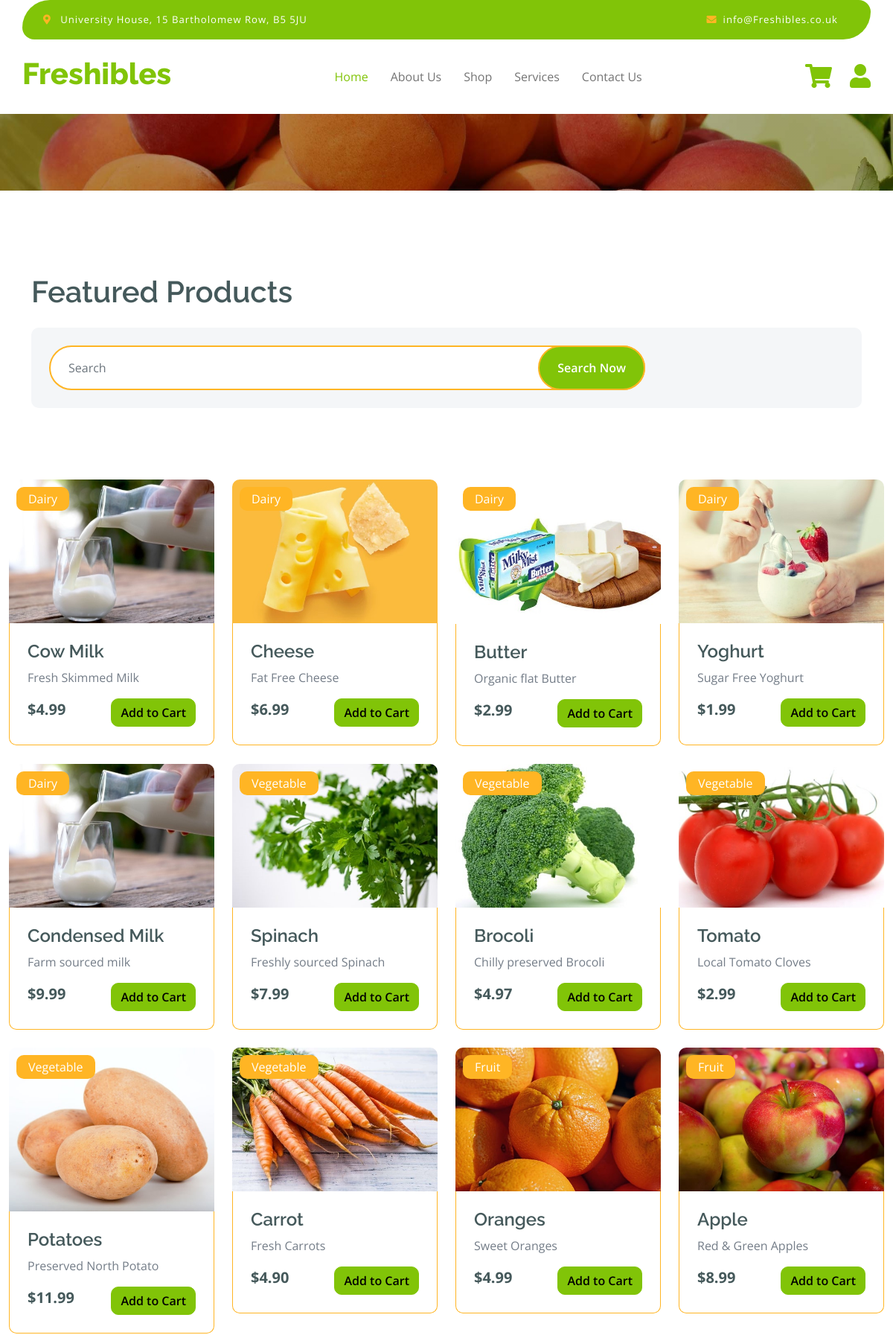
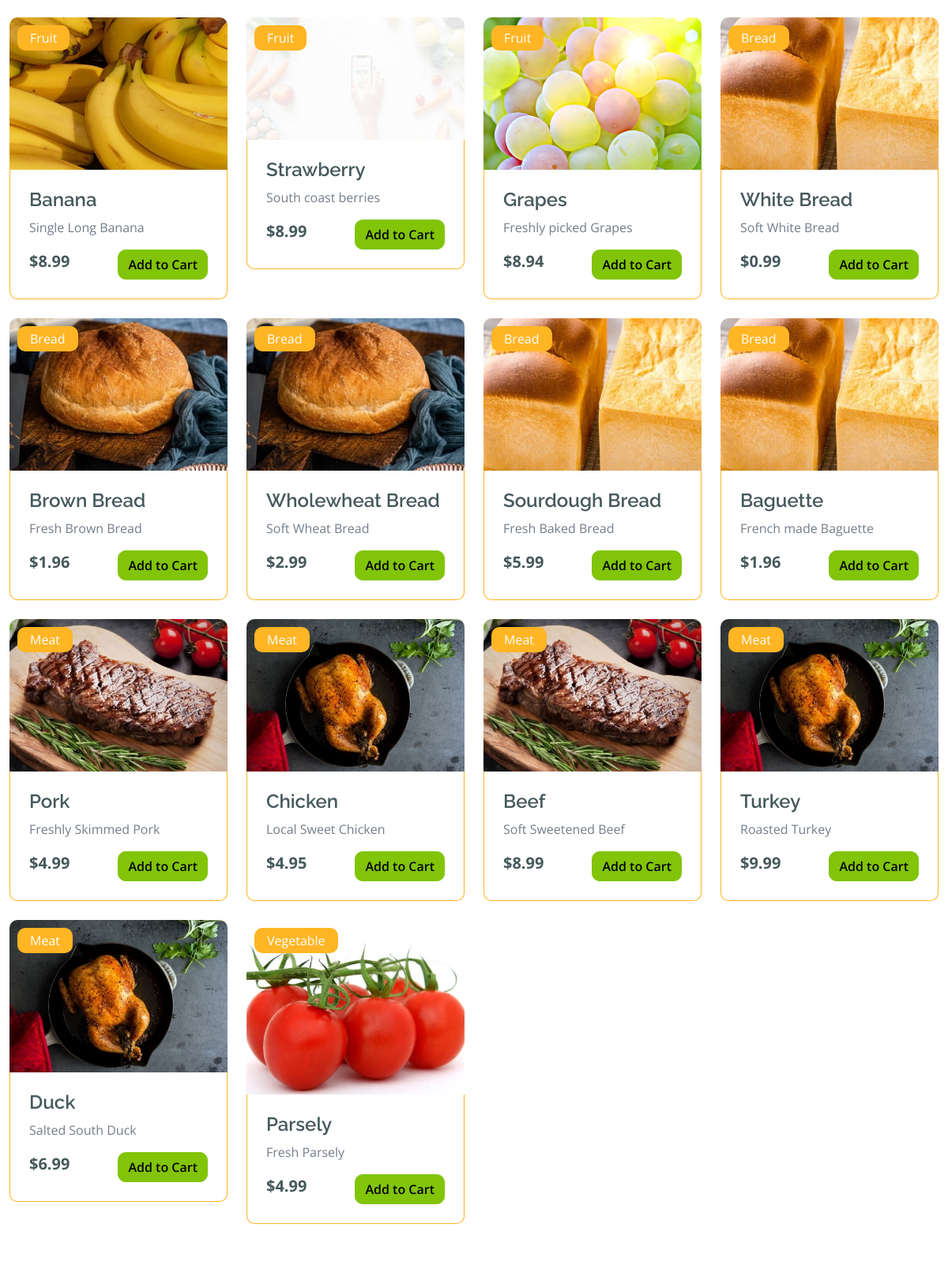
The app's page /shop/ (upper part) with its own data (2 pictures, top to bottom).
### freshibles_app/models.py (models this page shows, shortened)
class Product(models.Model):
    CATEGORY_CHOICES = [
        ('Dairy', 'Dairy'),
        ('Vegetable', 'Vegetable'),
        ('Fruit', 'Fruit'),
        ('Bread', 'Bread'),
        ('Meat', 'Meat'),
    ]
    product_name = models.CharField(max_length=255)
    product_description = models.TextField()
    product_price = models.DecimalField(max_digits=10, decimal_places=2)
    product_image = models.ImageField(upload_to='products/')
    category = models.CharField(max_length=50, choices=CATEGORY_CHOICES)

### freshibles_app/views.py (the view)
# urls.py: path('shop/', views.shop, name='shop'),
def shop(request):
    products = Product.objects.all()
    print
    context = {
        'products': products,
    }
    print("Hello Product")
    return render(request, 'shop.html', context)

### freshibles_app/templates/shop.html (shortened to what this page needs)
{% extends 'base_template.html' %}
{% load static %}
{% block content %}
<div class="container-fluid fruit py-5">
    <div class="container py-5">
        <h1 class="mb-4">Featured Products</h1>
        <div class="row g-4 mb-5">
            <div class="col-lg-12">
                <div class="search-bar bg-light p-4 rounded">
                    <form action="{% url 'search_results' %}" method="get" class="position-relative mx-auto">
                        <input class="form-control border-2 border-secondary w-75 py-3 px-4 rounded-pill" type="text" name="query" placeholder="Search" required>
                        <button type="submit" class="btn btn-primary border-2 border-secondary py-3 px-4 position-absolute rounded-pill text-white h-100" style="top: 0; right: 25%;">
                            Search Now
                        </button>
                    </form>
                    </div>
                </div>
            </div>
        </div>
        <div class="row g-4">
            {% for product in products %}
            <div class="col-md-6 col-lg-4 col-xl-3">
                <div class="rounded position-relative fruit-item">
                    <div class="fruit-img">
                        <img src="{{ product.product_image.url }}" class="img-fluid w-100 rounded-top" alt="{{ product.product_name }}">
                    </div>
                    <div class="text-white bg-secondary px-3 py-1 rounded position-absolute" style="top: 10px; left: 10px;">
                        {{ product.category }}
                    </div>
                    <div class="p-4 border border-secondary border-top-0 rounded-bottom">
                        <h4>{{ product.product_name }}</h4>
                        <p>{{ product.product_description }}</p>
                        <div class="d-flex justify-content-between flex-lg-wrap">
                            <p class="text-dark fs-5 fw-bold mb-0">${{ product.product_price }}</p>
                            <a href="{% url 'add_to_cart' product.id %}" class="btn btn-primary">Add to Cart</a>
                        </div>
                    </div>
                </div>
            </div>
            {% empty %}
            <div class="col-12">
                <p>No products found.</p>
            </div>
            {% endfor %}
        </div>
    </div>
{% endblock %}

### freshibles_app/templates/base_template.html (shortened to what this page needs)
{% load static %}
{% load cart_extras%}
<!DOCTYPE html>
<html lang="en">
<head>
    <div class="container-fluid page-header py-5">
    </div>
    <link rel="stylesheet" href="https://use.fontawesome.com/releases/v5.15.4/css/all.css">
    <link href="https://cdn.jsdelivr.net/npm/bootstrap-icons@1.4.1/font/bootstrap-icons.css" rel="stylesheet">
    <link href="{% static 'lib/lightbox/css/lightbox.min.css' %}" rel="stylesheet">
    <link href="{% static 'lib/owlcarousel/assets/owl.carousel.min.css' %}" rel="stylesheet">
    <link href="{% static 'css/bootstrap.min.css' %}" rel="stylesheet">
    <link href="{% static 'css/style.css' %}" rel="stylesheet">
</head>
<body>
    <div class="container-fluid fixed-top">
        <div class="container topbar bg-primary d-none d-lg-block">
            <div class="d-flex justify-content-between">
                <div class="top-info ps-2">
                    <small class="me-3"><i class="fas fa-map-marker-alt me-2 text-secondary"></i> <a href="#" class="text-white">University House, 15 Bartholomew Row, B5 5JU</a></small>
                </div>
                <div class="top-link pe-2">
                    <small class="me-3"><i class="fas fa-envelope me-2 text-secondary"></i><a href="#" class="text-white">info@Freshibles.co.uk</a></small>
                </div>
            </div>
        </div>
        <div class="container px-0">
            <nav class="navbar navbar-light bg-white navbar-expand-xl">
                <a href="{% url 'home' %}" class="navbar-brand">
                    <h1 class="text-primary display-6">Freshibles</h1>
                </a>
                <div class="collapse navbar-collapse bg-white" id="navbarCollapse">
                    <div class="navbar-nav mx-auto">
                        <a href="{% url 'home' %}" class="nav-item nav-link active">Home</a>
                        <a href="{% url 'about' %}" class="nav-item nav-link">About Us</a>
                        <a href="{% url 'shop' %}" class="nav-item nav-link">Shop</a>
                        <a href="{% url 'services' %}" class="nav-item nav-link">Services</a>
                        <a href="{% url 'contact' %}" class="nav-item nav-link">Contact Us</a>
                    </div>
                    <div class="d-flex m-3 me-0">
                        <a href="{% url 'cart' %}" class="position-relative me-4 my-auto">
                            <i class="fa fa-shopping-cart fa-2x"></i>
                        </a>
                        <a href="{% url 'register' %}" class="my-auto">
                            <i class="fas fa-user fa-2x"></i>
                        </a>
                    </div>
                </div>
            </nav>
        </div>
    </div>
    {% block content %}{% endblock content %}
</body>
</html>

### static/css/style.css (style rules this page uses)
.btn { font-weight: 600; transition: .5s; }
.btn.border-secondary { transition: 0.5s; }
.fixed-top { transition: 0.5s; background: var(--bs-white); border: 0; }
.topbar { padding: 20px; border-radius: 230px 100px; }
.topbar .top-info { font-size: 15px; line-height: 0; letter-spacing: 1px; display: flex; align-items: center; }
.topbar .top-link { font-size: 15px; line-height: 0; letter-spacing: 1px; display: flex; align-items: center; }
.topbar .top-link a { letter-spacing: 1px; }
.navbar .navbar-nav .nav-link { padding: 10px 15px; font-size: 16px; transition: .5s; }
.navbar { height: 100px; border-bottom: 1px solid rgba(255, 255, 255, .1); }
.navbar .navbar-nav .nav-link:hover, .navbar .navbar-nav .nav-link.active, .fixed-top.bg-white .navbar .navbar-nav .nav-link:hover, .fixed-top.bg-white .navbar .navbar-nav .nav-link.active { color: var(--bs-primary); }
.page-header { position: relative; background: linear-gradient(rgba(0, 0, 0, 0.3), rgba(0, 0, 0, 0.3)), url(../img/cart-page-header-img.jpg); background-position: center center; background-repeat: no-repeat; background-size: cover; }
@media (min-width: 992px) { .hero-header, .page-header { margin-top: 152px !important; } }

### records on screen
Product: product_image (picture), category "Dairy", product_name "Cow Milk", product_description "Fresh Skimmed Milk", product_price "4.99"
Product: product_image (picture), category "Dairy", product_name "Cheese", product_description "Fat Free Cheese", product_price "6.99"
Product: product_image (picture), category "Dairy", product_name "Butter", product_description "Organic flat Butter", product_price "2.99"
Product: product_image (picture), category "Dairy", product_name "Yoghurt", product_description "Sugar Free Yoghurt", product_price "1.99"
Product: product_image (picture), category "Dairy", product_name "Condensed Milk", product_description "Farm sourced milk", product_price "9.99"
Product: product_image (picture), category "Vegetable", product_name "Spinach", product_description "Freshly sourced Spinach", product_price "7.99"
Product: product_image (picture), category "Vegetable", product_name "Brocoli", product_description "Chilly preserved Brocoli", product_price "4.97"
Product: product_image (picture), category "Vegetable", product_name "Tomato", product_description "Local Tomato Cloves", product_price "2.99"
Product: product_image (picture), category "Vegetable", product_name "Potatoes", product_description "Preserved North Potato", product_price "11.99"
Product: product_image (picture), category "Vegetable", product_name "Carrot", product_description "Fresh Carrots", product_price "4.90"
Product: product_image (picture), category "Fruit", product_name "Oranges", product_description "Sweet Oranges", product_price "4.99"
Product: product_image (picture), category "Fruit", product_name "Apple", product_description "Red & Green Apples", product_price "8.99"
Product: product_image (picture), category "Fruit", product_name "Banana", product_description "Single Long Banana", product_price "8.99"
Product: product_image (picture), category "Fruit", product_name "Strawberry", product_description "South coast berries", product_price "8.99"
Product: product_image (picture), category "Fruit", product_name "Grapes", product_description "Freshly picked Grapes", product_price "8.94"
Product: product_image (picture), category "Bread", product_name "White Bread", product_description "Soft White Bread", product_price "0.99"
Product: product_image (picture), category "Bread", product_name "Brown Bread", product_description "Fresh Brown Bread", product_price "1.96"
Product: product_image (picture), category "Bread", product_name "Wholewheat Bread", product_description "Soft Wheat Bread", product_price "2.99"
Product: product_image (picture), category "Bread", product_name "Sourdough Bread", product_description "Fresh Baked Bread", product_price "5.99"
Product: product_image (picture), category "Bread", product_name "Baguette", product_description "French made Baguette", product_price "1.96"
Product: product_image (picture), category "Meat", product_name "Pork", product_description "Freshly Skimmed Pork", product_price "4.99"
Product: product_image (picture), category "Meat", product_name "Chicken", product_description "Local Sweet Chicken", product_price "4.95"
Product: product_image (picture), category "Meat", product_name "Beef", product_description "Soft Sweetened Beef", product_price "8.99"
Product: product_image (picture), category "Meat", product_name "Turkey", product_description "Roasted Turkey", product_price "9.99"
Product: product_image (picture), category "Meat", product_name "Duck", product_description "Salted South Duck", product_price "6.99"
Product: product_image (picture), category "Vegetable", product_name "Parsely", product_description "Fresh Parsely", product_price "4.99"
